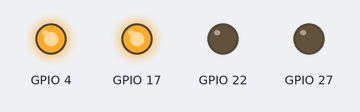
The program below on a simulated Raspberry Pi (BCM pin numbers). On the bench: output pins drawn as LEDs (lit = HIGH). What the program prints to the terminal is not drawn. At 10.0 s the program stops and its outputs stay as they are.

Above: at 0.2 s.
At 1.7 s:
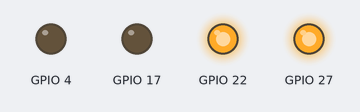
Timing chart, 0 to 3.0 s (numbered marks = the images above):
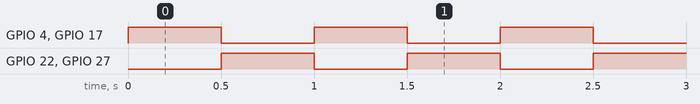

Measured:
- by itself, GPIO 4, GPIO 17, GPIO 22, GPIO 27: alternates HIGH for 0.50 s and LOW for 0.50 s, 20 changes in all, then stays LOW

The program:

parpadea.py
```python
#!usr/bin/env/ python
#Importamos la libreria y le cambiamos el nombre a GPIO
import RPi.GPIO as GPIO
import time
GPIO.setmode(GPIO.BCM)
GPIO.setup(17, GPIO.OUT) ## GPIO 17 como salida
GPIO.setup(27, GPIO.OUT) ## GPIO 27 como salida
GPIO.setup(4, GPIO.OUT)
GPIO.setup(22, GPIO.OUT)
i= 0
while i<10: ## Segundos que durara la funcion
	GPIO.output(17, True) ## Enciendo el 17
	GPIO.output(27, False) ## Apago el 27
	GPIO.output(4, True)
	GPIO.output(22, False)
	time.sleep(0.5) ## Esperamos segundo
	GPIO.output(17, False) ## Apago
	GPIO.output(27, True) ## Enciendo el 27
	GPIO.output(4, False)
	GPIO.output(22, True)
	time.sleep(0.5) ## Esperamos
	i=i+1
print "Ejecucion finalizada"
GPIO.cleanup() ## Hago una limpieza de los GPIO
```
